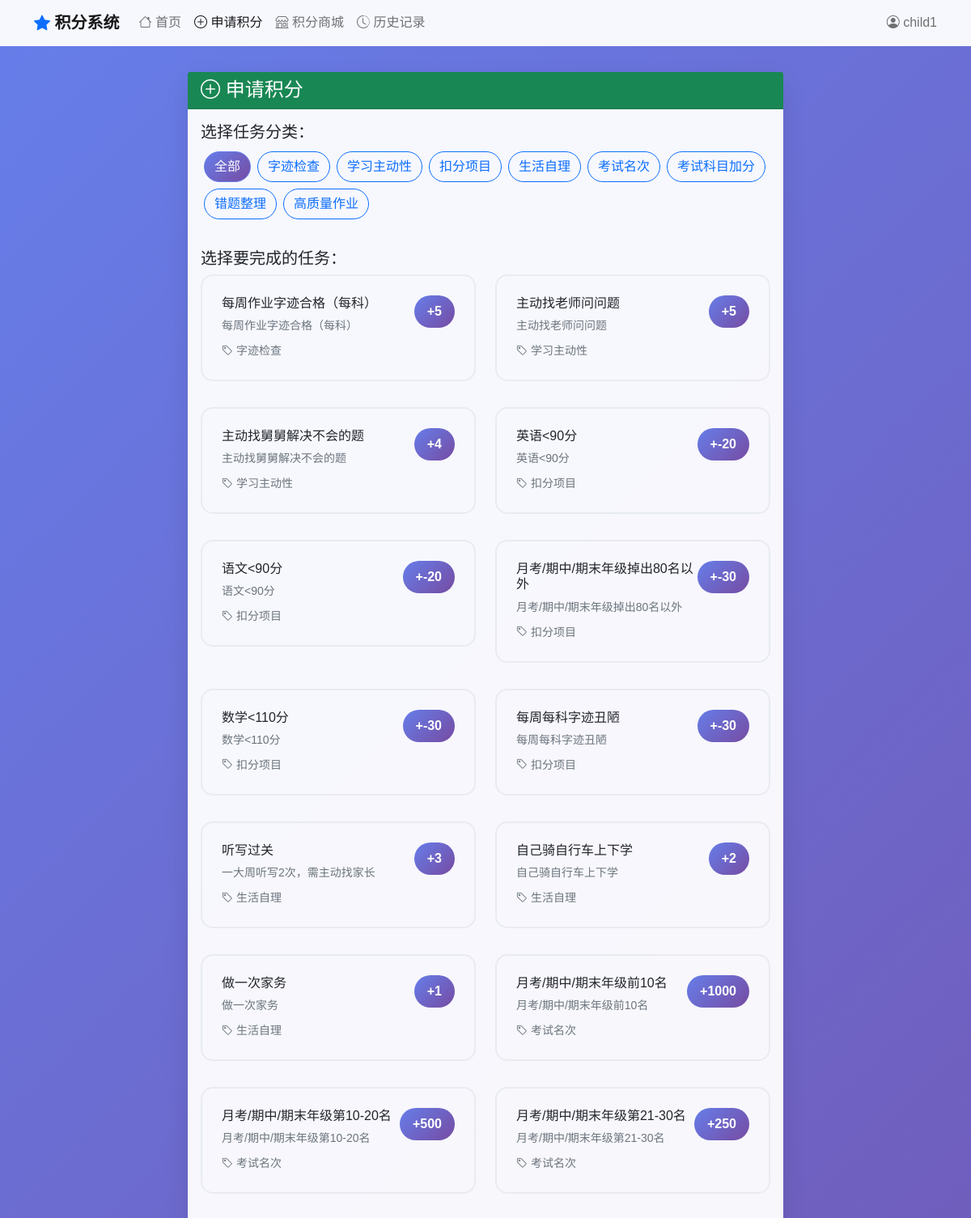
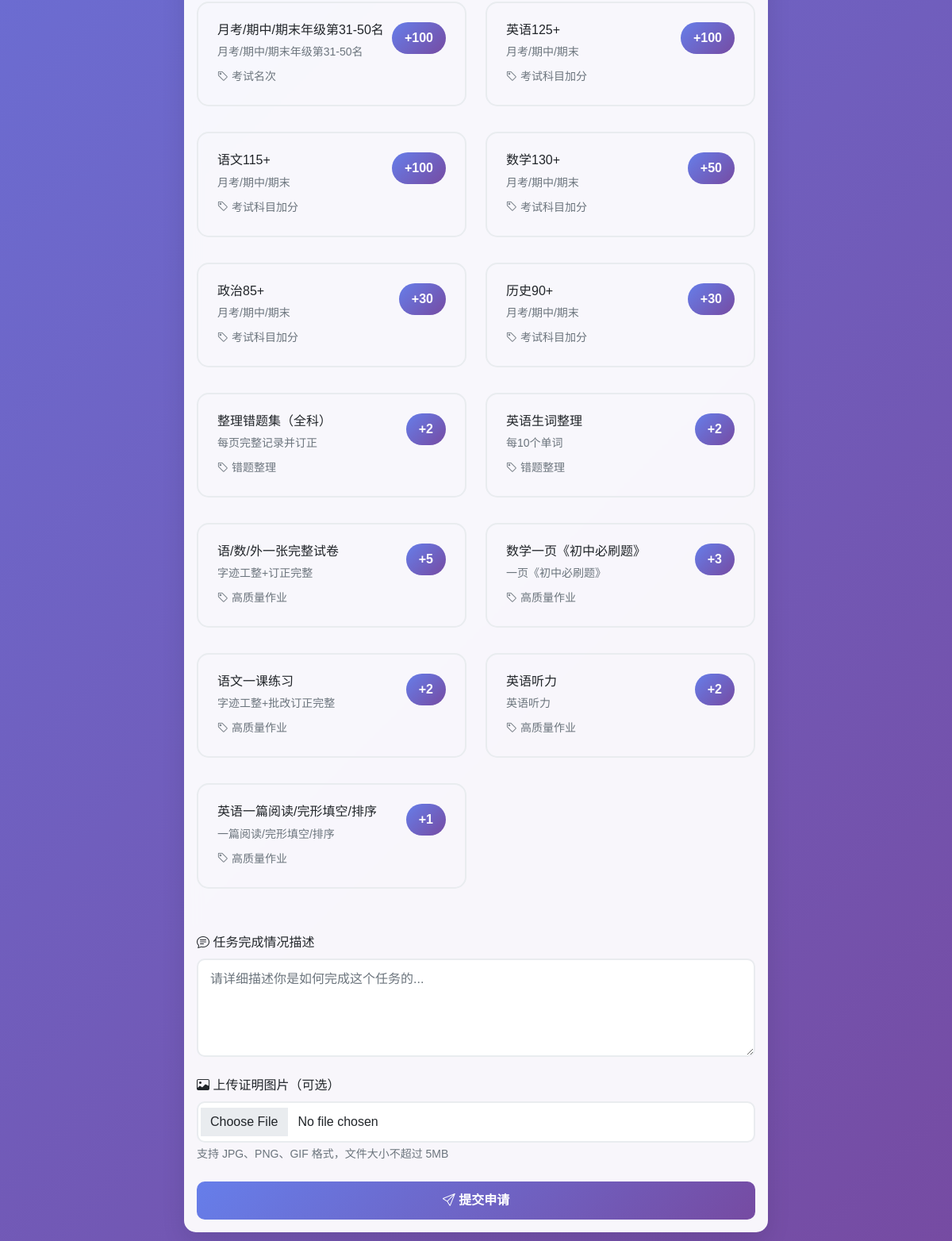
The page /child/apply.php on the database its author committed (2 pictures, top to bottom).
### tables this page shows
CREATE TABLE tasks (
    id INT PRIMARY KEY AUTO_INCREMENT,
    category VARCHAR(50) NOT NULL,
    title VARCHAR(200) NOT NULL,
    score INT NOT NULL,
    description TEXT,
    is_active BOOLEAN DEFAULT TRUE,
    created_at TIMESTAMP DEFAULT CURRENT_TIMESTAMP,
    updated_at TIMESTAMP DEFAULT CURRENT_TIMESTAMP ON UPDATE CURRENT_TIMESTAMP
);

### includes/functions.php (called while the page is built, shortened)
<?php
function getAllTasks($active_only = true) {
    $db = getDBConnection();
    $sql = "SELECT * FROM tasks";
    if ($active_only) {
        $sql .= " WHERE is_active = 1";
    }
    $sql .= " ORDER BY category, score DESC";
    $result = $db->query($sql);
    $tasks = [];
    while ($row = $result->fetch_assoc()) {
        $tasks[] = $row;
    }
    return $tasks;
}
function getTaskCategories() {
    $db = getDBConnection();
    $result = $db->query("SELECT DISTINCT category FROM tasks WHERE is_active = 1 ORDER BY category");
    $categories = [];
    while ($row = $result->fetch_assoc()) {
        $categories[] = $row['category'];
    }
    return $categories;
}
?>

### child/apply.php (the view, shortened to what this page needs)
<?php
require_once '../includes/functions.php';
$category = isset($_GET['category']) ? sanitizeInput($_GET['category']) : '';
if ($category) {
    $tasks = getTasksByCategory($category);
} else {
    $tasks = getAllTasks();
}
$categories = getTaskCategories();
?>
<!DOCTYPE html>
<html lang="zh-CN">
<head>
    <link href="https://cdn.jsdelivr.net/npm/bootstrap@5.1.3/dist/css/bootstrap.min.css" rel="stylesheet">
    <link href="https://cdn.jsdelivr.net/npm/bootstrap-icons@1.7.2/font/bootstrap-icons.css" rel="stylesheet">
</head>
<body>
    <nav class="navbar navbar-expand-lg navbar-light">
        <div class="container">
            <a class="navbar-brand fw-bold" href="home.php">
                <i class="bi bi-star-fill text-primary"></i> 积分系统
            </a>
            <div class="collapse navbar-collapse" id="navbarNav">
                <ul class="navbar-nav me-auto">
                    <li class="nav-item">
                        <a class="nav-link" href="../index.php">
                            <i class="bi bi-house"></i> 首页
                        </a>
                    </li>
                    <li class="nav-item">
                        <a class="nav-link active" href="apply.php">
                            <i class="bi bi-plus-circle"></i> 申请积分
                        </a>
                    </li>
                    <li class="nav-item">
                        <a class="nav-link" href="shop.php">
                            <i class="bi bi-shop"></i> 积分商城
                        </a>
                    </li>
                    <li class="nav-item">
                        <a class="nav-link" href="history.php">
                            <i class="bi bi-clock-history"></i> 历史记录
                        </a>
                    </li>
                </ul>
                <ul class="navbar-nav">
                    <li class="nav-item">
                        <span class="navbar-text">
                            <i class="bi bi-person-circle"></i> <?php echo htmlspecialchars($_SESSION['username']); ?>
                        </span>
                    </li>
                </ul>
            </div>
        </div>
    </nav>
    <div class="main-container">
        <div class="container">
            <div class="row">
                <div class="col-lg-8 mx-auto">
                    <div class="card">
                        <div class="card-header bg-success text-white">
                            <h4 class="mb-0">
                                <i class="bi bi-plus-circle"></i> 申请积分
                            </h4>
                        </div>
                        <div class="card-body">
                            <div class="category-filter">
                                <h5>选择任务分类：</h5>
                                <div class="d-flex flex-wrap">
                                    <a href="apply.php" class="btn btn-outline-primary category-btn <?php echo !$category ? 'active' : ''; ?>">
                                        全部
                                    </a>
                                    <?php foreach ($categories as $cat): ?>
                                        <a href="apply.php?category=<?php echo urlencode($cat); ?>"
                                           class="btn btn-outline-primary category-btn <?php echo $category === $cat ? 'active' : ''; ?>">
                                            <?php echo htmlspecialchars($cat); ?>
                                        </a>
                                    <?php endforeach; ?>
                                </div>
                            </div>
                            <form method="POST" enctype="multipart/form-data">
                                <div class="mb-4">
                                    <h5>选择要完成的任务：</h5>
                                    <div class="row">
                                        <?php foreach ($tasks as $task): ?>
                                            <div class="col-md-6 mb-3">
                                                <div class="task-card" onclick="selectTask(<?php echo $task['id']; ?>)">
                                                    <div class="d-flex justify-content-between align-items-start">
                                                        <div class="flex-grow-1">
                                                            <h6 class="mb-2"><?php echo htmlspecialchars($task['title']); ?></h6>
                                                            <p class="text-muted mb-2 small">
                                                                <?php echo htmlspecialchars($task['description']); ?>
                                                            </p>
                                                            <small class="text-muted">
                                                                <i class="bi bi-tag"></i> <?php echo htmlspecialchars($task['category']); ?>
                                                            </small>
                                                        </div>
                                                        <div class="task-score">
                                                            +<?php echo $task['score']; ?>
                                                        </div>
                                                    </div>
                                                </div>
                                            </div>
                                        <?php endforeach; ?>
                                    </div>
                                </div>
                                <div class="mb-4">
                                    <label for="description" class="form-label">
                                        <i class="bi bi-chat-text"></i> 任务完成情况描述
                                    </label>
                                    <textarea class="form-control" id="description" name="description"
                                              rows="4" placeholder="请详细描述你是如何完成这个任务的..." required></textarea>
                                </div>
                                <div class="mb-4">
                                    <label for="proof_image" class="form-label">
                                        <i class="bi bi-image"></i> 上传证明图片（可选）
                                    </label>
                                    <input type="file" class="form-control" id="proof_image" name="proof_image"
                                           accept="image/*">
                                    <div class="form-text">
                                        支持 JPG、PNG、GIF 格式，文件大小不超过 5MB
                                    </div>
                                </div>
                                <div class="d-grid">
                                    <button type="submit" class="btn btn-primary btn-submit">
                                        <i class="bi bi-send"></i> 提交申请
                                    </button>
                                </div>
                            </form>
                        </div>
                    </div>
                </div>
            </div>
        </div>
    </div>
</body>
</html>

### child/apply.php (style rules this page uses)
body { background: linear-gradient(135deg, #667eea 0%, #764ba2 100%); min-height: 100vh; font-family: 'Microsoft YaHei', sans-serif; }
.navbar { background: rgba(255, 255, 255, 0.95); backdrop-filter: blur(10px); border-bottom: 1px solid rgba(255, 255, 255, 0.2); }
.main-container { padding: 2rem 0; }
.card { border-radius: 15px; border: none; box-shadow: 0 10px 30px rgba(0, 0, 0, 0.1); backdrop-filter: blur(10px); background: rgba(255, 255, 255, 0.95); }
.task-card { border: 2px solid #e9ecef; border-radius: 15px; padding: 1.5rem; margin-bottom: 1rem; transition: all 0.3s ease; cursor: pointer; }
.task-score { background: linear-gradient(135deg, #667eea 0%, #764ba2 100%); color: white; padding: 0.5rem 1rem; border-radius: 20px; font-weight: bold; }
.category-filter { margin-bottom: 2rem; }
.category-btn { margin: 0.25rem; border-radius: 20px; transition: all 0.3s ease; }
.category-btn.active { background: linear-gradient(135deg, #667eea 0%, #764ba2 100%); border-color: #667eea; }
.form-control, .form-select { border-radius: 10px; border: 2px solid #e9ecef; padding: 12px 15px; transition: all 0.3s ease; }
.btn-submit { background: linear-gradient(135deg, #667eea 0%, #764ba2 100%); border: none; border-radius: 10px; padding: 12px 30px; font-weight: 600; transition: all 0.3s ease; }

### rows shown on the page
tasks: title "每周作业字迹合格（每科）", description "每周作业字迹合格（每科）", category "字迹检查", score "5"
tasks: title "主动找老师问问题", description "主动找老师问问题", category "学习主动性", score "5"
tasks: title "主动找舅舅解决不会的题", description "主动找舅舅解决不会的题", category "学习主动性", score "4"
tasks: title "英语<90分", description "英语<90分", category "扣分项目", score "-20"
tasks: title "语文<90分", description "语文<90分", category "扣分项目", score "-20"
tasks: title "月考/期中/期末年级掉出80名以外", description "月考/期中/期末年级掉出80名以外", category "扣分项目", score "-30"
tasks: title "数学<110分", description "数学<110分", category "扣分项目", score "-30"
tasks: title "每周每科字迹丑陋", description "每周每科字迹丑陋", category "扣分项目", score "-30"
tasks: title "听写过关", description "一大周听写2次，需主动找家长", category "生活自理", score "3"
tasks: title "自己骑自行车上下学", description "自己骑自行车上下学", category "生活自理", score "2"
tasks: title "做一次家务", description "做一次家务", category "生活自理", score "1"
tasks: title "月考/期中/期末年级前10名", description "月考/期中/期末年级前10名", category "考试名次", score "1000"
tasks: title "月考/期中/期末年级第10-20名", description "月考/期中/期末年级第10-20名", category "考试名次", score "500"
tasks: title "月考/期中/期末年级第21-30名", description "月考/期中/期末年级第21-30名", category "考试名次", score "250"
tasks: title "月考/期中/期末年级第31-50名", description "月考/期中/期末年级第31-50名", category "考试名次", score "100"
tasks: title "英语125+", description "月考/期中/期末", category "考试科目加分", score "100"
tasks: title "语文115+", description "月考/期中/期末", category "考试科目加分", score "100"
tasks: title "数学130+", description "月考/期中/期末", category "考试科目加分", score "50"
tasks: title "政治85+", description "月考/期中/期末", category "考试科目加分", score "30"
tasks: title "历史90+", description "月考/期中/期末", category "考试科目加分", score "30"
tasks: title "整理错题集（全科）", description "每页完整记录并订正", category "错题整理", score "2"
tasks: title "英语生词整理", description "每10个单词", category "错题整理", score "2"
tasks: title "语/数/外一张完整试卷", description "字迹工整+订正完整", category "高质量作业", score "5"
tasks: title "数学一页《初中必刷题》", description "一页《初中必刷题》", category "高质量作业", score "3"
tasks: title "语文一课练习", description "字迹工整+批改订正完整", category "高质量作业", score "2"
tasks: title "英语听力", description "英语听力", category "高质量作业", score "2"
tasks: title "英语一篇阅读/完形填空/排序", description "一篇阅读/完形填空/排序", category "高质量作业", score "1"

### other values the page prints
$_SESSION['username'] "child1"
$cat "字迹检查"
$cat "学习主动性"
$cat "扣分项目"
$cat "生活自理"
$cat "考试名次"
$cat "考试科目加分"
$cat "错题整理"
$cat "高质量作业"
